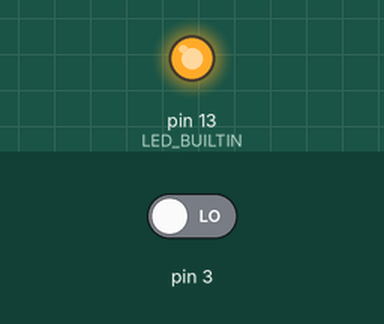
This sketch was run on a simulated Arduino Uno, built with avr-gcc and run on an emulated ATmega328P. Parts: output pins drawn as LEDs (lit = HIGH). The test bench sets the inputs (shaded band); at power-on: pin 3 LOW.

Above: at 1.2 s.
1.3 s: pin 3 driven HIGH
At 1.8 s:
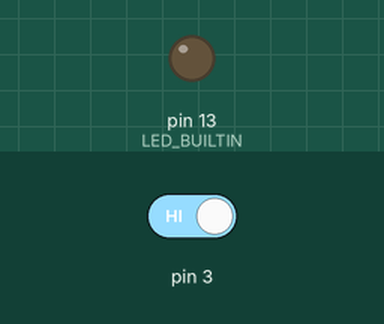
Timing chart, 0 to 4.3 s (numbered marks = the images above; inputs shaded):
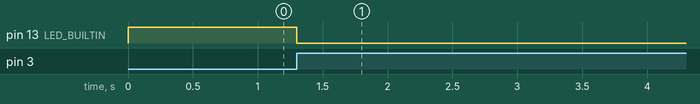

The sketch:

__.ino
```cpp
void setup() {
  // put your setup code here, to run once:
   pinMode(LED_BUILTIN,OUTPUT);
   attachInterrupt(1,stateChange,RISING);
   digitalWrite(LED_BUILTIN,HIGH);
}

void loop() {
  // put your main code here, to run repeatedly:

}

void stateChange(){
   digitalWrite(LED_BUILTIN,LOW);
   delay(2000);
}
```

Measured:
- after the input at 1.3 s, pin 13 (LED_BUILTIN): HIGH → LOW at once
